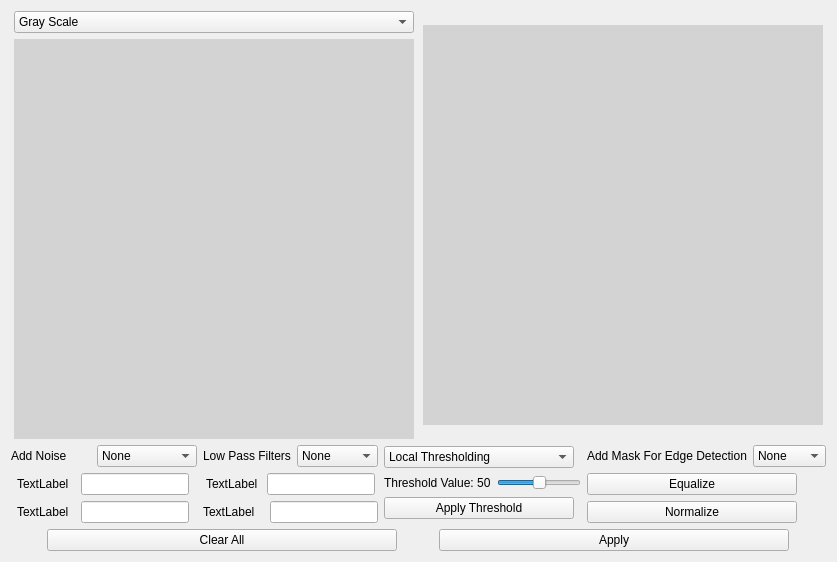
      <widget class="QWidget" name="tab">
       <attribute name="title">
        <string>Tab 1</string>
       </attribute>
       <layout class="QGridLayout" name="gridLayout_5">
        <item row="0" column="0">
         <layout class="QVBoxLayout" name="verticalLayout_10">
          <item>
           <layout class="QGridLayout" name="gridLayout_2">
            <item row="0" column="0">
             <widget class="QComboBox" name="color_combo_box">
              <property name="sizePolicy">
               <sizepolicy hsizetype="Fixed" vsizetype="Fixed">
                <horstretch>0</horstretch>
                <verstretch>0</verstretch>
               </sizepolicy>
              </property>
              <property name="minimumSize">
               <size>
                <width>400</width>
                <height>0</height>
               </size>
              </property>
              <property name="maximumSize">
               <size>
                <width>400</width>
                <height>16777215</height>
               </size>
              </property>
              <item>
               <property name="text">
                <string>Gray Scale</string>
               </property>
              </item>
              <item>
               <property name="text">
                <string>RGB</string>
               </property>
              </item>
              <item>
               <property name="text">
                <string>Binary</string>
               </property>
              </item>
             </widget>
            </item>
            <item row="0" column="1" rowspan="2">
             <widget class="QLabel" name="proceesed_image_lbl">
              <property name="sizePolicy">
               <sizepolicy hsizetype="Fixed" vsizetype="Fixed">
                <horstretch>0</horstretch>
                <verstretch>0</verstretch>
               </sizepolicy>
              </property>
              <property name="minimumSize">
               <size>
                <width>400</width>
                <height>400</height>
               </size>
              </property>
              <property name="styleSheet">
               <string notr="true">background-color:lightgrey</string>
              </property>
              <property name="text">
               <string/>
              </property>
             </widget>
            </item>
            <item row="1" column="0">
             <widget class="QLabel" name="pre_process_image_lbl">
              <property name="sizePolicy">
               <sizepolicy hsizetype="Fixed" vsizetype="Fixed">
                <horstretch>0</horstretch>
                <verstretch>0</verstretch>
               </sizepolicy>
              </property>
              <property name="minimumSize">
               <size>
                <width>400</width>
                <height>400</height>
               </size>
              </property>
              <property name="styleSheet">
               <string notr="true">background-color:lightgrey</string>
              </property>
              <property name="text">
               <string/>
              </property>
             </widget>
            </item>
           </layout>
          </item>
          <item>
           <layout class="QHBoxLayout" name="horizontalLayout_8">
            <item>
             <layout class="QVBoxLayout" name="verticalLayout">
              <item>
               <layout class="QHBoxLayout" name="horizontalLayout">
                <item>
                 <widget class="QLabel" name="label_3">
                  <property name="sizePolicy">
                   <sizepolicy hsizetype="Fixed" vsizetype="Preferred">
                    <horstretch>0</horstretch>
                    <verstretch>0</verstretch>
                   </sizepolicy>
                  </property>
                  <property name="minimumSize">
                   <size>
                    <width>80</width>
                    <height>0</height>
                   </size>
                  </property>
                  <property name="text">
                   <string>Add Noise</string>
                  </property>
                 </widget>
                </item>
                <item>
                 <widget class="QComboBox" name="noise_combo_box">
                  <property name="sizePolicy">
                   <sizepolicy hsizetype="Fixed" vsizetype="Fixed">
                    <horstretch>0</horstretch>
                    <verstretch>0</verstretch>
                   </sizepolicy>
                  </property>
                  <property name="minimumSize">
                   <size>
                    <width>100</width>
                    <height>0</height>
                   </size>
                  </property>
                  <item>
                   <property name="text">
                    <string>None</string>
                   </property>
                  </item>
                  <item>
                   <property name="text">
                    <string>Uniform</string>
                   </property>
                  </item>
                  <item>
                   <property name="text">
                    <string>Gaussian</string>
                   </property>
                  </item>
                  <item>
                   <property name="text">
                    <string>Salt and Pepper</string>
                   </property>
                  </item>
                 </widget>
                </item>
               </layout>
              </item>
              <item>
               <layout class="QHBoxLayout" name="horizontalLayout_11">
                <item>
                 <widget class="QLabel" name="noise_param_lbl_1">
                  <property name="sizePolicy">
                   <sizepolicy hsizetype="Fixed" vsizetype="Preferred">
                    <horstretch>0</horstretch>
                    <verstretch>0</verstretch>
                   </sizepolicy>
                  </property>
                  <property name="minimumSize">
                   <size>
                    <width>0</width>
                    <height>0</height>
                   </size>
                  </property>
                  <property name="text">
                   <string>TextLabel</string>
                  </property>
                 </widget>
                </item>
                <item>
                 <widget class="QLineEdit" name="noise_param_txt_1">
                  <property name="sizePolicy">
                   <sizepolicy hsizetype="Fixed" vsizetype="Fixed">
                    <horstretch>0</horstretch>
                    <verstretch>0</verstretch>
                   </sizepolicy>
                  </property>
                  <property name="minimumSize">
                   <size>
                    <width>0</width>
                    <height>0</height>
                   </size>
                  </property>
                 </widget>
                </item>
               </layout>
              </item>
              <item>
               <layout class="QHBoxLayout" name="horizontalLayout_12">
                <item>
                 <widget class="QLabel" name="noise_param_lbl_2">
                  <property name="sizePolicy">
                   <sizepolicy hsizetype="Fixed" vsizetype="Preferred">
                    <horstretch>0</horstretch>
                    <verstretch>0</verstretch>
                   </sizepolicy>
                  </property>
                  <property name="minimumSize">
                   <size>
                    <width>0</width>
                    <height>0</height>
                   </size>
                  </property>
                  <property name="text">
                   <string>TextLabel</string>
                  </property>
                 </widget>
                </item>
                <item>
                 <widget class="QLineEdit" name="noise_param_txt_2">
                  <property name="sizePolicy">
                   <sizepolicy hsizetype="Fixed" vsizetype="Fixed">
                    <horstretch>0</horstretch>
                    <verstretch>0</verstretch>
                   </sizepolicy>
                  </property>
                  <property name="minimumSize">
                   <size>
                    <width>0</width>
                    <height>0</height>
                   </size>
                  </property>
                 </widget>
                </item>
               </layout>
              </item>
             </layout>
            </item>
            <item>
             <layout class="QVBoxLayout" name="verticalLayout_6">
              <item>
               <layout class="QHBoxLayout" name="horizontalLayout_2">
                <item>
                 <widget class="QLabel" name="label_4">
                  <property name="sizePolicy">
                   <sizepolicy hsizetype="Fixed" vsizetype="Preferred">
                    <horstretch>0</horstretch>
                    <verstretch>0</verstretch>
                   </sizepolicy>
                  </property>
                  <property name="minimumSize">
                   <size>
                    <width>0</width>
                    <height>0</height>
                   </size>
                  </property>
                  <property name="text">
                   <string>Low Pass Filters</string>
                  </property>
                 </widget>
                </item>
                <item>
                 <widget class="QComboBox" name="filter_combo_box">
                  <property name="sizePolicy">
                   <sizepolicy hsizetype="Fixed" vsizetype="Fixed">
                    <horstretch>0</horstretch>
                    <verstretch>0</verstretch>
                   </sizepolicy>
                  </property>
                  <property name="minimumSize">
                   <size>
                    <width>0</width>
                    <height>0</height>
                   </size>
                  </property>
                  <item>
                   <property name="text">
                    <string>None</string>
                   </property>
                  </item>
                  <item>
                   <property name="text">
                    <string>Average</string>
                   </property>
                  </item>
                  <item>
                   <property name="text">
                    <string>Gaussian</string>
                   </property>
                  </item>
                  <item>
                   <property name="text">
                    <string>Median</string>
                   </property>
                  </item>
                 </widget>
                </item>
               </layout>
              </item>
              <item>
               <layout class="QHBoxLayout" name="horizontalLayout_13">
                <item>
                 <widget class="QLabel" name="filter_param_lbl_1">
                  <property name="sizePolicy">
                   <sizepolicy hsizetype="Fixed" vsizetype="Preferred">
                    <horstretch>0</horstretch>
                    <verstretch>0</verstretch>
                   </sizepolicy>
                  </property>
                  <property name="minimumSize">
                   <size>
                    <width>0</width>
                    <height>0</height>
                   </size>
                  </property>
                  <property name="text">
                   <string>TextLabel</string>
                  </property>
                 </widget>
                </item>
                <item>
                 <widget class="QLineEdit" name="filter_param_txt_1">
                  <property name="sizePolicy">
                   <sizepolicy hsizetype="Fixed" vsizetype="Fixed">
                    <horstretch>0</horstretch>
                    <verstretch>0</verstretch>
                   </sizepolicy>
                  </property>
                  <property name="minimumSize">
                   <size>
                    <width>0</width>
                    <height>0</height>
                   </size>
                  </property>
                 </widget>
                </item>
               </layout>
              </item>
              <item>
               <layout class="QHBoxLayout" name="horizontalLayout_7">
                <item>
                 <widget class="QLabel" name="filter_param_lbl_2">
                  <property name="text">
                   <string>TextLabel</string>
                  </property>
                 </widget>
                </item>
                <item>
                 <widget class="QLineEdit" name="filter_param_txt_2">
                  <property name="sizePolicy">
                   <sizepolicy hsizetype="Fixed" vsizetype="Fixed">
                    <horstretch>0</horstretch>
                    <verstretch>0</verstretch>
                   </sizepolicy>
                  </property>
                  <property name="minimumSize">
                   <size>
                    <width>0</width>
                    <height>0</height>
                   </size>
                  </property>
                 </widget>
                </item>
               </layout>
              </item>
             </layout>
            </item>
            <item>
             <layout class="QVBoxLayout" name="verticalLayout_7">
              <item>
               <widget class="QComboBox" name="threshold_combo_box">
                <property name="sizePolicy">
                 <sizepolicy hsizetype="Fixed" vsizetype="Fixed">
                  <horstretch>0</horstretch>
                  <verstretch>0</verstretch>
                 </sizepolicy>
                </property>
                <property name="minimumSize">
                 <size>
                  <width>190</width>
                  <height>0</height>
                 </size>
                </property>
                <item>
                 <property name="text">
                  <string>Local Thresholding</string>
                 </property>
                </item>
                <item>
                 <property name="text">
                  <string>Global Thresholding</string>
                 </property>
                </item>
               </widget>
              </item>
              <item>
               <layout class="QHBoxLayout" name="horizontalLayout_15">
                <item>
                 <widget class="QLabel" name="threshold_lbl">
                  <property name="sizePolicy">
                   <sizepolicy hsizetype="Fixed" vsizetype="Preferred">
                    <horstretch>0</horstretch>
                    <verstretch>0</verstretch>
                   </sizepolicy>
                  </property>
                  <property name="minimumSize">
                   <size>
                    <width>0</width>
                    <height>0</height>
                   </size>
                  </property>
                  <property name="text">
                   <string>Threshold Value: 50</string>
                  </property>
                 </widget>
                </item>
                <item>
                 <widget class="QSlider" name="threshold_slider">
                  <property name="sizePolicy">
                   <sizepolicy hsizetype="Fixed" vsizetype="Fixed">
                    <horstretch>0</horstretch>
                    <verstretch>0</verstretch>
                   </sizepolicy>
                  </property>
                  <property name="minimumSize">
                   <size>
                    <width>0</width>
                    <height>0</height>
                   </size>
                  </property>
                  <property name="value">
                   <number>50</number>
                  </property>
                  <property name="tracking">
                   <bool>true</bool>
                  </property>
                  <property name="orientation">
                   <enum>Qt::Horizontal</enum>
                  </property>
                 </widget>
                </item>
               </layout>
              </item>
              <item>
               <widget class="QPushButton" name="apply_threshold_btn">
                <property name="sizePolicy">
                 <sizepolicy hsizetype="Fixed" vsizetype="Fixed">
                  <horstretch>0</horstretch>
                  <verstretch>0</verstretch>
                 </sizepolicy>
                </property>
                <property name="minimumSize">
                 <size>
                  <width>190</width>
                  <height>0</height>
                 </size>
                </property>
                <property name="text">
                 <string>Apply Threshold</string>
                </property>
               </widget>
              </item>
             </layout>
            </item>
            <item>
             <layout class="QVBoxLayout" name="verticalLayout_9">
              <item>
               <layout class="QHBoxLayout" name="horizontalLayout_3">
                <item>
                 <widget class="QLabel" name="label_5">
                  <property name="sizePolicy">
                   <sizepolicy hsizetype="Fixed" vsizetype="Preferred">
                    <horstretch>0</horstretch>
                    <verstretch>0</verstretch>
                   </sizepolicy>
                  </property>
                  <property name="minimumSize">
                   <size>
                    <width>0</width>
                    <height>0</height>
                   </size>
                  </property>
                  <property name="text">
                   <string>Add Mask For Edge Detection</string>
                  </property>
                 </widget>
                </item>
                <item>
                 <widget class="QComboBox" name="mask_combo_box">
                  <property name="sizePolicy">
                   <sizepolicy hsizetype="Fixed" vsizetype="Fixed">
                    <horstretch>0</horstretch>
                    <verstretch>0</verstretch>
                   </sizepolicy>
                  </property>
                  <property name="minimumSize">
                   <size>
                    <width>0</width>
                    <height>0</height>
                   </size>
                  </property>
                  <item>
                   <property name="text">
                    <string>None</string>
                   </property>
                  </item>
                  <item>
                   <property name="text">
                    <string>Canny</string>
                   </property>
                  </item>
                  <item>
                   <property name="text">
                    <string>Sobel</string>
                   </property>
                  </item>
                  <item>
                   <property name="text">
                    <string>Roberts</string>
                   </property>
                  </item>
                  <item>
                   <property name="text">
                    <string>Prewitt</string>
                   </property>
                  </item>
                 </widget>
                </item>
               </layout>
              </item>
              <item>
               <widget class="QPushButton" name="equalize_btn">
                <property name="sizePolicy">
                 <sizepolicy hsizetype="Fixed" vsizetype="Fixed">
                  <horstretch>200</horstretch>
                  <verstretch>0</verstretch>
                 </sizepolicy>
                </property>
                <property name="minimumSize">
                 <size>
                  <width>210</width>
                  <height>0</height>
                 </size>
                </property>
                <property name="text">
                 <string>Equalize</string>
                </property>
               </widget>
              </item>
              <item>
               <widget class="QPushButton" name="normalize_btn">
                <property name="sizePolicy">
                 <sizepolicy hsizetype="Fixed" vsizetype="Fixed">
                  <horstretch>200</horstretch>
                  <verstretch>0</verstretch>
                 </sizepolicy>
                </property>
                <property name="minimumSize">
                 <size>
                  <width>210</width>
                  <height>0</height>
                 </size>
                </property>
                <property name="text">
                 <string>Normalize</string>
                </property>
               </widget>
              </item>
             </layout>
            </item>
           </layout>
          </item>
          <item>
           <layout class="QHBoxLayout" name="horizontalLayout_6">
            <item>
             <widget class="QPushButton" name="clear_btn">
              <property name="sizePolicy">
               <sizepolicy hsizetype="Fixed" vsizetype="Fixed">
                <horstretch>0</horstretch>
                <verstretch>0</verstretch>
               </sizepolicy>
              </property>
              <property name="minimumSize">
               <size>
                <width>350</width>
                <height>0</height>
               </size>
              </property>
              <property name="text">
               <string>Clear All</string>
              </property>
             </widget>
            </item>
            <item>
             <widget class="QPushButton" name="process_btn">
              <property name="sizePolicy">
               <sizepolicy hsizetype="Fixed" vsizetype="Fixed">
                <horstretch>0</horstretch>
                <verstretch>0</verstretch>
               </sizepolicy>
              </property>
              <property name="minimumSize">
               <size>
                <width>350</width>
                <height>0</height>
               </size>
              </property>
              <property name="text">
               <string>Apply</string>
              </property>
             </widget>
            </item>
           </layout>
          </item>
         </layout>
        </item>
       </layout>
      </widget>
